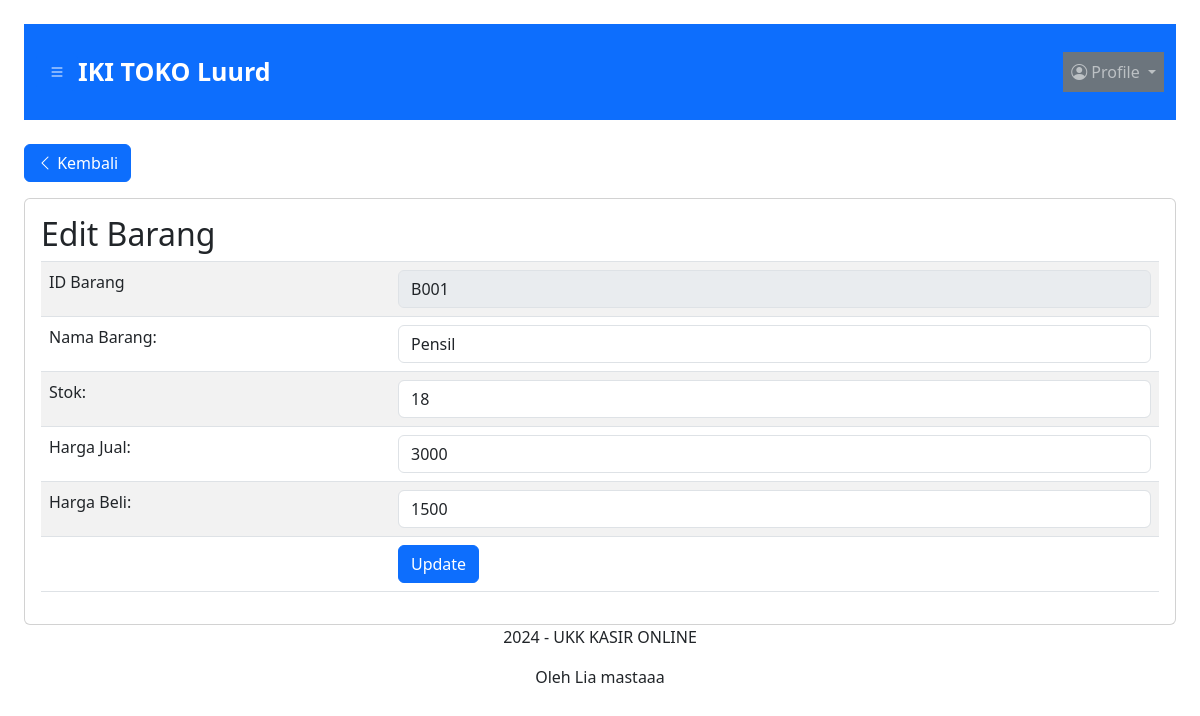
The page /index.php?page=barang/edit&id_barang=B001 (signed in) on the database as committed earlier.
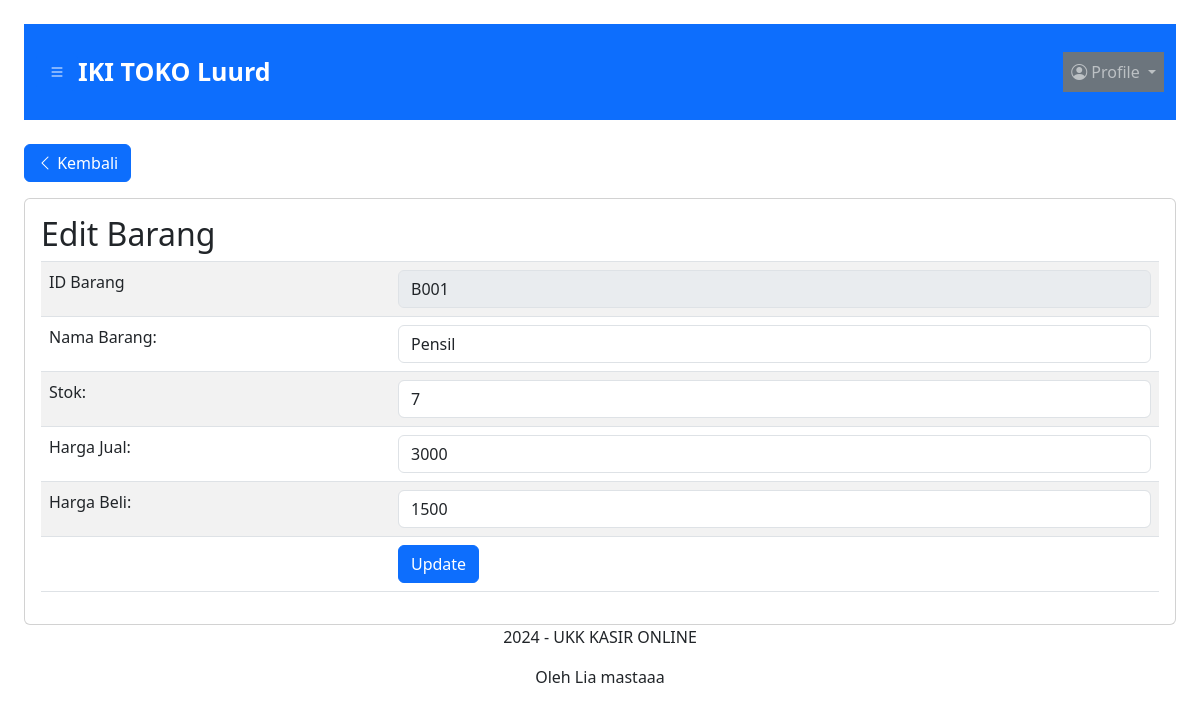
The same page on the database as committed later.
### tables this page shows
CREATE TABLE `produk`  (
  `id_barang` char(4) NOT NULL,
  `id_kategori` char(4) NOT NULL,
  `nama_barang` varchar(20) NOT NULL,
  `stok` int NOT NULL,
  `harga_jual` varchar(9) NOT NULL,
  `harga_beli` varchar(9) NOT NULL,
  PRIMARY KEY (`id_barang`) USING BTREE,
  INDEX `id_kategori`(`id_kategori` ASC) USING BTREE,
  CONSTRAINT `produk_ibfk_1` FOREIGN KEY (`id_kategori`) REFERENCES `kategori` (`id_kategori`) ON DELETE NO ACTION ON UPDATE CASCADE
);

### function.php (called while the page is built, shortened)
<?php
$conn = mysqli_connect("localhost", "root", "", "kantin_im");
function query($query)
{
    global $conn;
    $result = mysqli_query($conn, $query);
    $rows = [];
    while ($row = mysqli_fetch_assoc($result)) {
        $rows[] = $row;
    }
    return $rows;
}
?>

### module/barang/edit/index.php (the view, shortened to what this page needs)
<?php
$id_barang = $_GET["id_barang"];
$br = query("SELECT * FROM produk WHERE id_barang = '$id_barang'")[0];
?>
<a href="index.php?page=barang" class="btn btn-primary mb-3"><i class="bi bi-chevron-left"></i> Kembali</a>
<div class="card card-body">
    <div class="table-responsive">
        <table class="table table-striped">
            <h2>Edit Barang</h2>
            <form action="" method="POST">
                <tr>
                    <td><label for="id_barang">ID Barang</label></td>
                    <td><input type="text" name="id_barang" value="<?php echo $br['id_barang']; ?>" readonly
                            class="form-control"></td>
                </tr>
                <tr>
                    <td><label for="nama_barang">Nama Barang:</label></td>
                    <td><input type="text" name="nama_barang" value="<?php echo $br['nama_barang']; ?>"
                            class="form-control"></td>
                </tr>
                <tr>
                    <td><label for="stok">Stok:</label></td>
                    <td><input type="text" name="stok" value="<?php echo $br['stok']; ?>" class="form-control"></td>
                </tr>
                <tr>
                    <td> <label for="harga_jual">Harga Jual:</label></td>
                    <td><input type="text" name="harga_jual" value="<?php echo $br['harga_jual']; ?>"
                            class="form-control"></td>
                </tr>
                <tr>
                    <td><label for="harga_beli">Harga Beli:</label></td>
                    <td><input type="text" name="harga_beli" value="<?php echo $br['harga_beli']; ?>"
                            class="form-control"></td>
                </tr>
                <tr>
                    <td></td>
                    <td><input type="submit" name='submit' value="Update" class="btn btn-primary"></td>
                </tr>
            </form>
        </table>
    </div>
</div>

Rows that differ between the two databases and show on the page:
changed produk "Pensil": stok "18" → "7"
